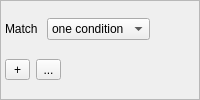
<?xml version="1.0" encoding="UTF-8"?>
<ui version="4.0">
 <class>WidgetMultiCriterion</class>
 <widget class="QWidget" name="WidgetMultiCriterion">
  <property name="sizePolicy">
   <sizepolicy hsizetype="Expanding" vsizetype="Expanding">
    <horstretch>0</horstretch>
    <verstretch>0</verstretch>
   </sizepolicy>
  </property>
  <property name="windowTitle">
   <string notr="true"/>
  </property>
  <layout class="QVBoxLayout" name="verticalLayout_2">
   <property name="spacing">
    <number>0</number>
   </property>
   <property name="sizeConstraint">
    <enum>QLayout::SetMinimumSize</enum>
   </property>
   <property name="margin">
    <number>0</number>
   </property>
   <item>
    <widget class="QFrame" name="frame">
     <property name="sizePolicy">
      <sizepolicy hsizetype="Expanding" vsizetype="Expanding">
       <horstretch>0</horstretch>
       <verstretch>0</verstretch>
      </sizepolicy>
     </property>
     <property name="frameShape">
      <enum>QFrame::StyledPanel</enum>
     </property>
     <property name="frameShadow">
      <enum>QFrame::Plain</enum>
     </property>
     <layout class="QVBoxLayout" name="verticalLayout" stretch="0,1,0">
      <property name="sizeConstraint">
       <enum>QLayout::SetMinimumSize</enum>
      </property>
      <property name="margin">
       <number>4</number>
      </property>
      <item>
       <layout class="QHBoxLayout" name="horizontalLayout">
        <item>
         <widget class="QLabel" name="lblUnion">
          <property name="text">
           <string>Match </string>
          </property>
         </widget>
        </item>
        <item>
         <widget class="QComboBox" name="listUnion">
          <item>
           <property name="text">
            <string>one condition</string>
           </property>
          </item>
          <item>
           <property name="text">
            <string>all conditions</string>
           </property>
          </item>
         </widget>
        </item>
        <item>
         <spacer name="horizontalSpacer">
          <property name="orientation">
           <enum>Qt::Horizontal</enum>
          </property>
          <property name="sizeHint" stdset="0">
           <size>
            <width>40</width>
            <height>20</height>
           </size>
          </property>
         </spacer>
        </item>
       </layout>
      </item>
      <item>
       <layout class="QGridLayout" name="layoutChildren">
        <property name="spacing">
         <number>2</number>
        </property>
       </layout>
      </item>
      <item>
       <layout class="QHBoxLayout" name="horizontalLayout_2">
        <item>
         <widget class="QToolButton" name="btnAddCriteria">
          <property name="minimumSize">
           <size>
            <width>25</width>
            <height>20</height>
           </size>
          </property>
          <property name="toolTip">
           <string>Add a criteria</string>
          </property>
          <property name="text">
           <string>+</string>
          </property>
         </widget>
        </item>
        <item>
         <widget class="QToolButton" name="btnAddMultiCriterion">
          <property name="minimumSize">
           <size>
            <width>25</width>
            <height>20</height>
           </size>
          </property>
          <property name="toolTip">
           <string>Add a multi-criterion</string>
          </property>
          <property name="text">
           <string>...</string>
          </property>
         </widget>
        </item>
        <item>
         <spacer name="horizontalSpacer_2">
          <property name="orientation">
           <enum>Qt::Horizontal</enum>
          </property>
          <property name="sizeHint" stdset="0">
           <size>
            <width>40</width>
            <height>20</height>
           </size>
          </property>
         </spacer>
        </item>
       </layout>
      </item>
     </layout>
    </widget>
   </item>
  </layout>
 </widget>
 <resources/>
 <connections/>
</ui>
